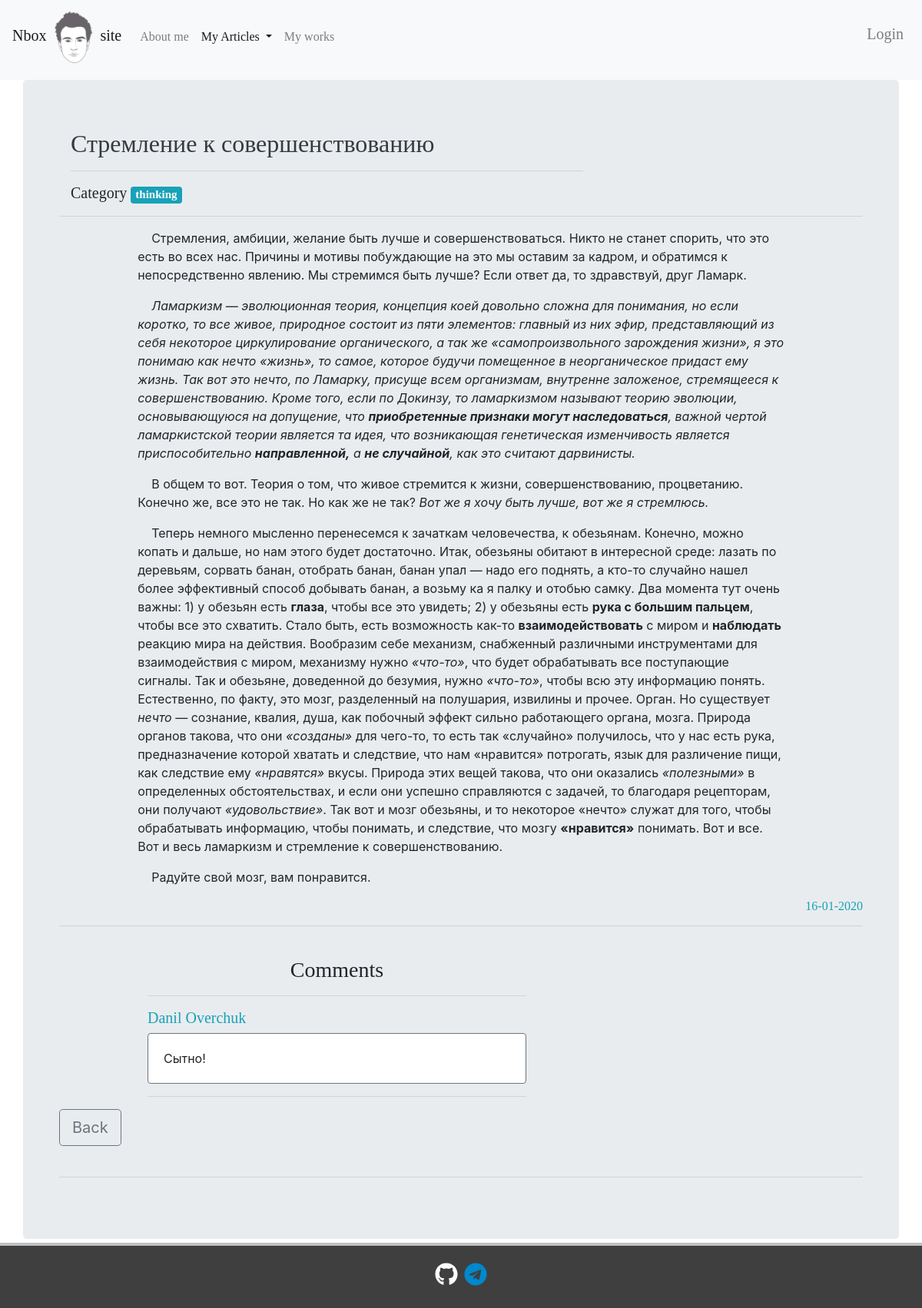
Page /articles/2/ on the committed database.
### articles/models.py (models this page shows, shortened)
class Articles(models.Model):
    title = models.CharField(
        max_length=120,
        verbose_name='Title')
    content = RichTextField(blank=True, null=True)
    category = models.CharField(max_length=255, default='life')
    date = models.DateTimeField(verbose_name='Publication date')
    class Meta:
        verbose_name = 'Article'
        verbose_name_plural = 'Articles'

class Comments(models.Model):
    article = models.ForeignKey(Articles,
                                related_name='comments',
                                on_delete=models.CASCADE)
    author = models.ForeignKey(User, on_delete=models.CASCADE)
    comment_text = models.CharField(max_length=400)
    class Meta:
        verbose_name = 'Comment'
        verbose_name_plural = 'Comments'

### articles/views.py (the view, shortened to what this page needs)
# urls.py: path('<int:pk>/', ArticleView.as_view(), name='article'),
class ArticleView(DetailView, CreateView):
    template_name = 'articles/article_page.html'
    model = Articles
    form_class = AddCommentForm
    def get_context_data(self, *args, **kwargs):
        context = super().get_context_data(*args, **kwargs)
        context['categories'] = Category.objects.all()
        return context

### articles/models.py (called while the page is built)
    def __str__(self):
        return self.name

### articles/templates/articles/article_page.html (shortened to what this page needs)
{% extends "home/wrapper.html" %}
{% load static %}
{% block ar %} active {% endblock %}
{% block content %}
    <div class="col-md-8">
        <h2 class="text-dark">
            {{ articles.title }}
        </h2><hr>
        <h5>
            Category
            <a href="{% url 'category' articles.category|slugify %}" class="badge badge-info">
                {{ articles.category }}
            </a>
        </h5>
    </div><hr>
    <div class="container col-md-10">
        <p>
            {{ articles.content|safe|linebreaks }}
        </p>
    </div>
    <h6 class="text-info" align="right">
        {{ articles.date|date:"d-m-Y" }}
    </h6><hr><br>
    <div class="container" style="margin-left: 100px">
        <div class="row">
            <div class="col-md-6">
                <a name="redirect_after_post_a_comment">
                    <h3 align="center">
                        Comments
                    </h3><hr>
                </a>
                {% if not articles.comments.all %}
                    <p>
                        No comment Yet
                    </p>
                    {% if user.is_authenticated %}
                        <a href="#1">
                            <button type="button" class="btn btn-outline-dark">
                                Add one
                            </button>
                        </a>
                    {% endif %}
                {% else %}
                    {% for comment in articles.comments.all %}
                        <h5 class="text-info">{{ comment.author.first_name }} {{ comment.author.last_name }}</h5>
                        <div class="card border-secondary mb-3">
                            <div class="card-body">
                                <p class="card-text">
                                    {{ comment.comment_text }}
                                </p>
                            </div>
                        </div><hr>
                    {% endfor %}
                {% endif %}
            </div>
        </div>
    </div>
    <a href="{% url 'articles' %}">
        <button type="button" class="btn btn-outline-secondary btn-lg">
            Back
        </button>
    </a><br><br>
    <hr>
{% endblock content %}

### home/static/home/base.css (style rules this page uses)
body { padding-bottom: 90px; position: relative; min-height: 100vh; }
h1, h2, h3, h4, h5, h6 { font-family: Geneva; }

### rows in the picture
Articles: title "Стремление к совершенствованию", category "thinking", content "Стремления, амбиции, желание быть лучше и совершенствоваться. Никто не станет спорить, что это есть во всех нас. Причины и мотивы побуждающие на это мы оставим за кадром, и обратимся к непосредственно явлению. Мы стремимся быть лучше? Если ответ да, то здравствуй, друг Ламарк. Ламаркизм — эволюционная теория, концепция коей довольно сложна для понимания, но если коротко, то все живое, природное состоит из пяти элементов: главный из них эфир, представляющий из себя некоторое циркулирование органического, а так же «самопроизвольного зарождения жизни», я это понимаю как нечто «жизнь», то самое, которое будучи помещенное в неорганическое придаст ему жизнь. Так вот это нечто, по Ламарку, присуще…", date "16-01-2020"
Comments: author.first_name "Danil", author.last_name "Overchuk", comment_text "Сытно!"
